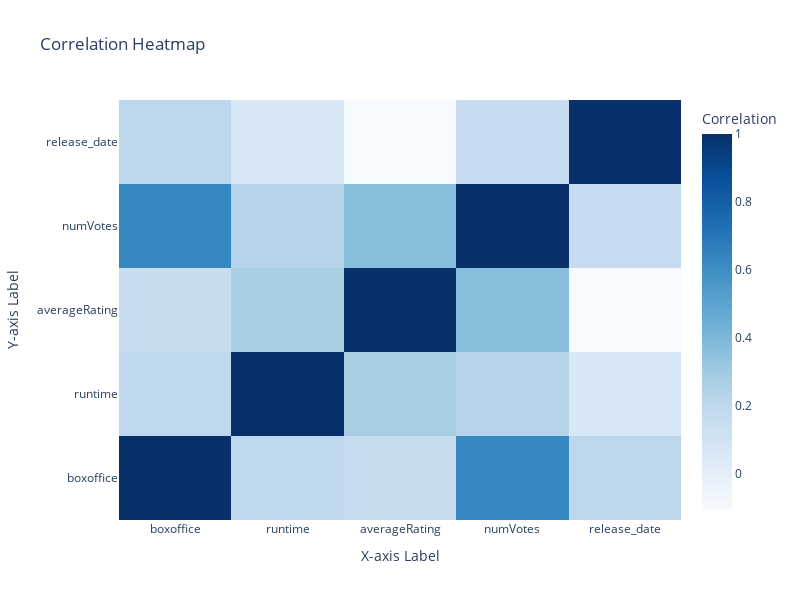

Notebook cell for this chart:
### Markdown cell above
We will look at the correlation matrix to have a better understanding at the potential correlation we could find between the variables.

### Code cell
# Calculate the correlation matrix
correlation_matrix = movies_df[['boxoffice', 'runtime', 'averageRating', 'numVotes', 'release_date']]\
                              .corr(method='pearson')

# Create a heatmap using Plotly
fig = go.Figure(data=go.Heatmap(
    z=correlation_matrix.values,  # Use the values from the DataFrame
    x=correlation_matrix.columns,
    y=correlation_matrix.index,
    colorscale='Blues',  # Use the 'Blues' colormap
    colorbar=dict(title='Correlation'),
    text=correlation_matrix.values.round(2),  # Annotate with rounded correlation values
    hoverongaps=False,
))

# Set layout properties
fig.update_layout(
    title='Correlation Heatmap',
    xaxis=dict(title='X-axis Label'),  # Replace 'X-axis Label' with your actual label
    yaxis=dict(title='Y-axis Label'),  # Replace 'Y-axis Label' with your actual label
    width=800,
    height=600,
)

fig.show()

### Figure 1 — Plotly figure (JSON) as saved in the notebook; plotly's stock layout.template omitted (floating-point values rounded to 4 significant figures)
{"data": [{"colorbar": {"title": {"text": "Correlation"}}, "colorscale": [[0, "rgb(247,251,255)"], [0.125, "rgb(222,235,247)"], [0.25, "rgb(198,219,239)"], [0.375, "rgb(158,202,225)"], [0.5, "rgb(107,174,214)"], [0.625, "rgb(66,146,198)"], [0.75, "rgb(33,113,181)"], [0.875, "rgb(8,81,156)"], [1, "rgb(8,48,107)"]], "hoverongaps": false, "text": [[1, 0.19, 0.16, 0.63, 0.2], [0.19, 1, 0.27, 0.23, 0.07], [0.16, 0.27, 1, 0.37, -0.11], [0.63, 0.23, 0.37, 1, 0.17], [0.2, 0.07, -0.11, 0.17, 1]], "type": "heatmap", "x": ["boxoffice", "runtime", "averageRating", "numVotes", "release_date"], "y": ["boxoffice", "runtime", "averageRating", "numVotes", "release_date"], "z": [[1, 0.1933, 0.1638, 0.6327, 0.2026], [0.1933, 1, 0.2743, 0.2277, 0.06548], [0.1638, 0.2743, 1, 0.3692, -0.1071], [0.6327, 0.2277, 0.3692, 1, 0.1674], [0.2026, 0.06548, -0.1071, 0.1674, 1]]}], "layout": {"height": 600, "title": {"text": "Correlation Heatmap"}, "width": 800, "xaxis": {"title": {"text": "X-axis Label"}}, "yaxis": {"title": {"text": "Y-axis Label"}}}}
